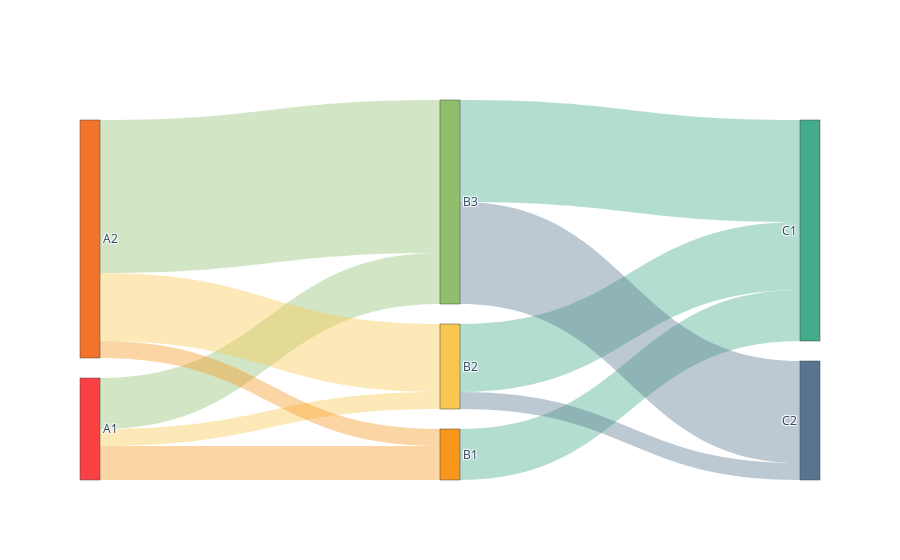

Notebook source saved alongside this figure:
### Code cell
fig = go.Figure(
    data=[go.Sankey(
        node = dict(
            label = node_label,
            color = node_color
        ),
        link = dict(
            source = source_node,
            target = target_node,
            value = values, 
            color = link_color,
        ))])
plot(fig,
     image_filename='sankey_plot_3', 
     image='png', 
     image_width=1000, 
     image_height=600
)
fig.show()

### Figure 1 — Plotly figure (JSON) as saved in the notebook; plotly's stock layout.template omitted (floating-point values rounded to 4 significant figures)
{"data": [{"node": {"color": ["#F94144", "#F3722C", "#F8961E", "#F9C74F", "#90BE6D", "#43AA8B", "#577590"], "label": ["A1", "A2", "B1", "B2", "B3", "C1", "C2"]}, "type": "sankey", "link": {"color": ["rgba(248,150,30, 0.4)", "rgba(249,199,79, 0.4)", "rgba(144,190,109, 0.4)", "rgba(248,150,30, 0.4)", "rgba(249,199,79, 0.4)", "rgba(144,190,109, 0.4)", "rgba(67,170,139, 0.4)", "rgba(67,170,139, 0.4)", "rgba(87,117,144, 0.4)", "rgba(67,170,139, 0.4)", "rgba(87,117,144, 0.4)"], "source": [0, 0, 0, 1, 1, 1, 2, 3, 3, 4, 4], "target": [2, 3, 4, 2, 3, 4, 5, 5, 6, 5, 6], "value": [10, 5, 15, 5, 20, 45, 15, 20, 5, 30, 30]}}], "layout": {}}
